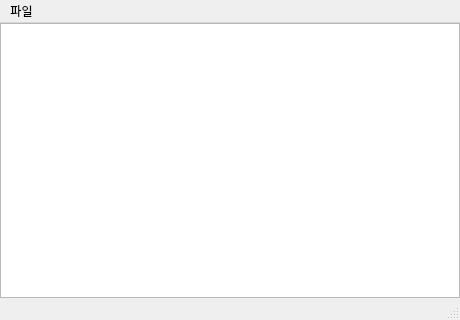
<?xml version="1.0" encoding="UTF-8"?>
<ui version="4.0">
 <class>MainWindow</class>
 <widget class="QMainWindow" name="MainWindow">
  <property name="geometry">
   <rect>
    <x>0</x>
    <y>0</y>
    <width>460</width>
    <height>320</height>
   </rect>
  </property>
  <property name="windowTitle">
   <string>NotePadHw</string>
  </property>
  <widget class="QWidget" name="centralwidget">
   <layout class="QGridLayout" name="gridLayout">
    <property name="leftMargin">
     <number>0</number>
    </property>
    <property name="topMargin">
     <number>0</number>
    </property>
    <property name="rightMargin">
     <number>0</number>
    </property>
    <property name="bottomMargin">
     <number>0</number>
    </property>
    <item row="0" column="0">
     <layout class="QVBoxLayout" name="verticalLayout">
      <item>
       <widget class="QTextEdit" name="textEdit"/>
      </item>
     </layout>
    </item>
   </layout>
  </widget>
  <widget class="QMenuBar" name="menubar">
   <property name="geometry">
    <rect>
     <x>0</x>
     <y>0</y>
     <width>460</width>
     <height>22</height>
    </rect>
   </property>
   <property name="defaultUp">
    <bool>false</bool>
   </property>
   <property name="nativeMenuBar">
    <bool>true</bool>
   </property>
   <widget class="QMenu" name="menu">
    <property name="title">
     <string>파일</string>
    </property>
    <addaction name="action_open"/>
    <addaction name="action_save"/>
   </widget>
   <addaction name="menu"/>
  </widget>
  <widget class="QStatusBar" name="statusbar"/>
  <action name="action_open">
   <property name="text">
    <string>open</string>
   </property>
   <property name="shortcut">
    <string>Ctrl+O</string>
   </property>
  </action>
  <action name="action_save">
   <property name="text">
    <string>save</string>
   </property>
   <property name="shortcut">
    <string>Ctrl+S</string>
   </property>
  </action>
 </widget>
 <resources/>
 <connections/>
</ui>
